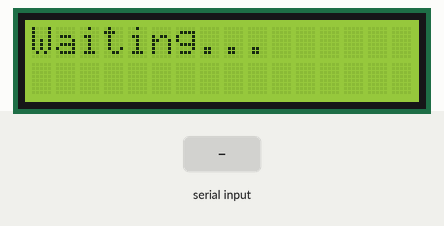
Simulated run of this sketch. Board: Arduino Uno, built with avr-gcc and run on an emulated ATmega328P. On the bench: 16×2 character LCD. The inputs (shaded band) are chosen by the test bench.

Above: at 1.2 s.
1.3 s: "1\n" received over Serial
At 2.0 s:
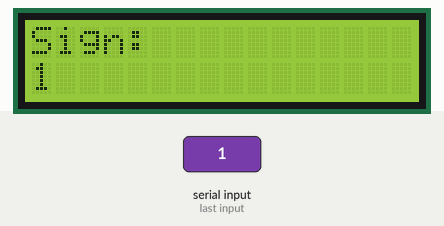
2.8 s: "0\n" received over Serial
At 3.1 s:
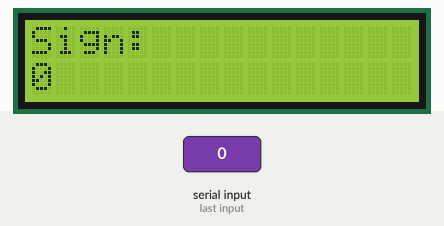
4.3 s: "2\n" received over Serial
At 5.5 s:
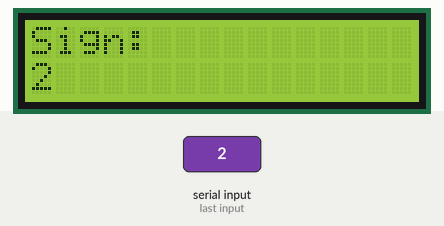
Timing chart, 0 to 7.3 s (numbered marks = the images above; inputs shaded):
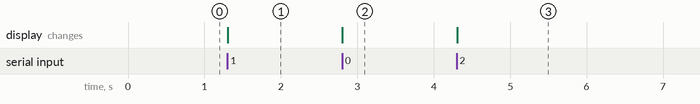

The sketch:

arduino.ino
```cpp
#include <LiquidCrystal.h>

// RS=7, EN=8, D4=9, D5=10, D6=11, D7=12
LiquidCrystal lcd(7, 8, 9, 10, 11, 12);
String incoming = "";

void setup() {
  lcd.begin(16, 2);
  lcd.print("Waiting...");
  Serial.begin(9600);  // must match Python
}

void loop() {
  if (Serial.available()) {
    incoming = Serial.readStringUntil('\n');
    incoming.trim();

    lcd.clear();
    lcd.setCursor(0, 0);
    lcd.print("Sign:");
    lcd.setCursor(0, 1);
    lcd.print(incoming);
  }
}
```

Measured:
- after the input at 1.3 s, the display: changes at once (image 1)
- after the input at 2.8 s, the display: changes at once (image 2)
- after the input at 4.3 s, the display: changes at once (image 3)
